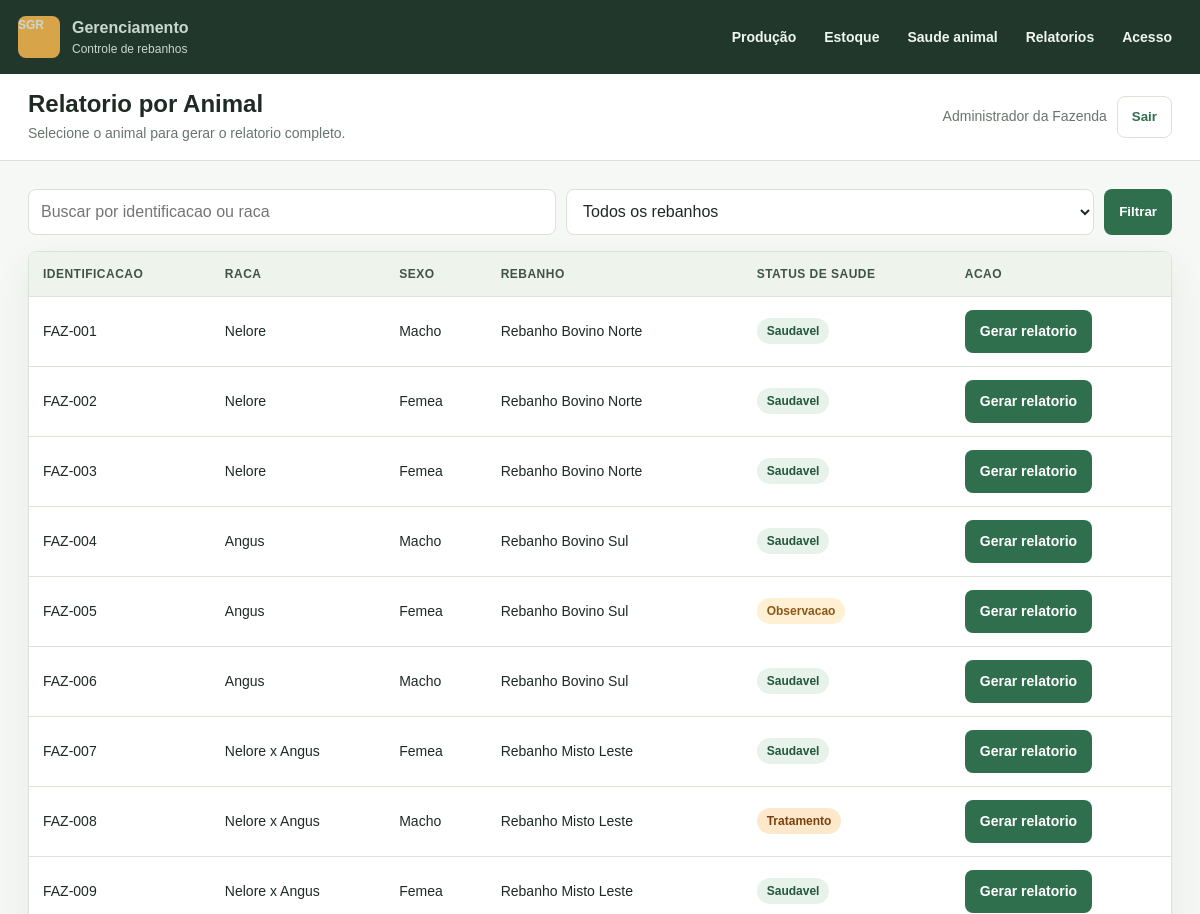
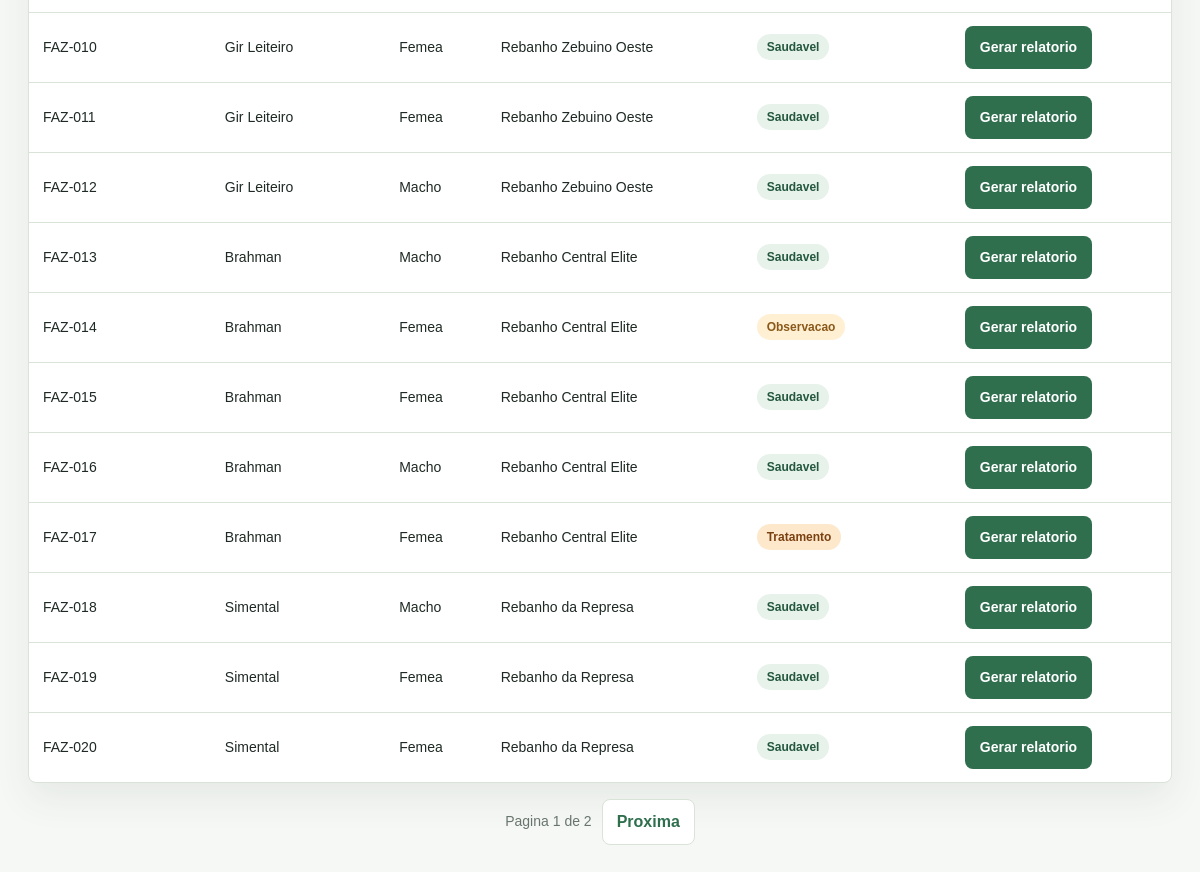
The app's page /relatorios/animal/ (signed in) with its own data (2 pictures, top to bottom).
### rebanho/models.py (models this page shows, shortened)
class Usuario(AbstractUser):
    class TipoUsuario(models.TextChoices):
        ADMIN = 'ADMIN', 'Admin'
        USUARIO = 'USUARIO', 'Usuario'
    id_usuario = models.BigAutoField(primary_key=True)
    nome = models.CharField(max_length=150)
    email = models.EmailField(unique=True)
    tipo_usuario = models.CharField(
        max_length=20,
        choices=TipoUsuario.choices,
        default=TipoUsuario.USUARIO,
    )
    permissao = models.TextField(blank=True)
    data_cadastro = models.DateTimeField(auto_now_add=True)
    REQUIRED_FIELDS = ['nome', 'email']
    class Meta:
        verbose_name = 'Usuario'
        verbose_name_plural = 'Usuarios'
        ordering = ['nome']

class RegistroBase(models.Model):
    data_cadastro = models.DateTimeField(auto_now_add=True)
    ativo = models.BooleanField(default=True)
    class Meta:
        abstract = True

class Animal(RegistroBase):
    class Sexo(models.TextChoices):
        MACHO = 'Macho', 'Macho'
        FEMEA = 'Femea', 'Femea'
    class StatusSaude(models.TextChoices):
        SAUDAVEL = 'Saudavel', 'Saudavel'
        OBSERVACAO = 'Observacao', 'Observacao'
        TRATAMENTO = 'Tratamento', 'Tratamento'
        CRITICO = 'Critico', 'Critico'
    id_animal = models.BigAutoField(primary_key=True)
    rebanho = models.ForeignKey(
        Rebanho,
        on_delete=models.PROTECT,
        related_name='animais',
    )
    identificacao = models.CharField(max_length=80, unique=True)
    raca = models.CharField(max_length=80)
    sexo = models.CharField(max_length=10, choices=Sexo.choices)
    peso = models.DecimalField(max_digits=10, decimal_places=2, default=0)
    data_nascimento = models.DateField(null=True, blank=True)
    status_saude = models.CharField(
        max_length=30,
        choices=StatusSaude.choices,
        default=StatusSaude.SAUDAVEL,
    )
    observacoes = models.TextField(blank=True)
    class Meta:
        verbose_name = 'Animal'
        verbose_name_plural = 'Animais'
        ordering = ['identificacao']

class Rebanho(RegistroBase):
    id_rebanho = models.BigAutoField(primary_key=True)
    talhao = models.OneToOneField(
        Talhao,
        on_delete=models.PROTECT,
        related_name='rebanho',
    )
    nome = models.CharField(max_length=120)
    tipo_criacao = models.CharField(max_length=80)
    observacoes = models.TextField(blank=True)
    class Meta:
        verbose_name = 'Rebanho'
        verbose_name_plural = 'Rebanhos'
        ordering = ['nome']

### rebanho/views.py (the view)
# urls.py: path('relatorios/animal/', views.RelatorioAnimalSelecionarView.as_view(), name='relatorio_animal_selecionar'),
class RelatorioAnimalSelecionarView(LoginRequiredMixin, ListView):
    model = Animal
    template_name = 'rebanho/relatorios/animal_selecionar.html'
    context_object_name = 'animais'
    paginate_by = 20
    def get_queryset(self):
        queryset = Animal.objects.select_related('rebanho').order_by('identificacao')
        busca = self.request.GET.get('q')
        rebanho = self.request.GET.get('rebanho')
        if busca:
            queryset = queryset.filter(
                Q(identificacao__icontains=busca) | Q(raca__icontains=busca)
            )
        if rebanho:
            queryset = queryset.filter(rebanho_id=rebanho)
        return queryset
    def get_context_data(self, **kwargs):
        context = super().get_context_data(**kwargs)
        context['rebanhos'] = Rebanho.objects.filter(ativo=True)
        return context

### templates/rebanho/relatorios/animal_selecionar.html (shortened to what this page needs)
{% extends "base.html" %}
{% block page_title %}Relatorio por Animal{% endblock %}
{% block page_subtitle %}Selecione o animal para gerar o relatorio completo.{% endblock %}
{% block content %}
  <section class="section">
    <form class="toolbar" method="get">
      <div class="search-form">
        <input class="input" type="search" name="q" value="{{ request.GET.q }}" placeholder="Buscar por identificacao ou raca">
        <select class="select" name="rebanho">
          <option value="">Todos os rebanhos</option>
        </select>
        <button class="button" type="submit">Filtrar</button>
      </div>
    </form>
    <div class="table-wrap">
      <table>
        <thead>
          <tr>
            <th>Identificacao</th>
            <th>Raca</th>
            <th>Sexo</th>
            <th>Rebanho</th>
            <th>Status de saude</th>
            <th>Acao</th>
          </tr>
        </thead>
        <tbody>
          {% for animal in animais %}
            <tr>
              <td>{{ animal.identificacao }}</td>
              <td>{{ animal.raca }}</td>
              <td>{{ animal.sexo }}</td>
              <td>{{ animal.rebanho.nome }}</td>
              <td>
                {% if animal.status_saude == "Saudavel" %}
                  <span class="badge">{{ animal.status_saude }}</span>
                {% elif animal.status_saude == "Observacao" %}
                  <span class="badge warning">{{ animal.status_saude }}</span>
                {% elif animal.status_saude == "Tratamento" %}
                  <span class="badge orange">{{ animal.status_saude }}</span>
                {% else %}
                  <span class="badge danger">{{ animal.status_saude }}</span>
                {% endif %}
              </td>
              <td>
                <a class="button" href="{% url 'relatorio_animal' animal.id_animal %}">Gerar relatorio</a>
              </td>
            </tr>
          {% empty %}
            <tr>
              <td colspan="6">
                <div class="empty-state">Nenhum animal encontrado.</div>
              </td>
            </tr>
          {% endfor %}
        </tbody>
      </table>
    </div>
    {% if is_paginated %}
      <nav class="pagination" aria-label="Paginacao">
        <span class="pagination-info">Pagina {{ page_obj.number }} de {{ page_obj.paginator.num_pages }}</span>
        {% if page_obj.has_next %}
          <a class="button secondary" href="?{% if request.GET.q %}q={{ request.GET.q }}&{% endif %}{% if request.GET.rebanho %}rebanho={{ request.GET.rebanho }}&{% endif %}page={{ page_obj.next_page_number }}">Proxima</a>
        {% endif %}
      </nav>
    {% endif %}
  </section>
{% endblock %}

### templates/base.html (shortened to what this page needs)
<!DOCTYPE html>
<html lang="pt-br">
<head>
</head>
<body>
  <div class="app-shell">
    <aside class="sidebar">
      <a class="brand" href="{% url 'dashboard' %}">
        <span class="brand-mark">SGR</span>
        <span>
          <strong>Gerenciamento</strong>
          <span>Controle de rebanhos</span>
        </span>
      </a>
      <nav aria-label="Menu principal">
        <div class="menu-group">
          <button class="menu-group-trigger" type="button">Produção</button>
        </div>
        <div class="menu-group">
          <button class="menu-group-trigger" type="button">Estoque</button>
        </div>
        <div class="menu-group">
          <button class="menu-group-trigger" type="button">Saude animal</button>
        </div>
        <div class="menu-group">
          <button class="menu-group-trigger" type="button">Relatorios</button>
        </div>
        <div class="menu-group">
          <button class="menu-group-trigger" type="button">Acesso</button>
        </div>
      </nav>
    </aside>
    <main class="main">
      <header class="topbar">
        <div class="page-title">
          <h1>{% block page_title %}Painel{% endblock %}</h1>
          <p>{% block page_subtitle %}Acompanhe animais, estoque, alimentacao e sanidade.{% endblock %}</p>
        </div>
        <div class="user-menu">
          <span>{{ request.user.nome|default:request.user.username }}</span>
          <form method="post" action="{% url 'logout' %}">
            <button class="button secondary" type="submit">Sair</button>
          </form>
        </div>
      </header>
      <section class="content">
        {% block content %}{% endblock %}
      </section>
    </main>
  </div>
</body>
</html>

### templates/base.html (style rules this page uses)
:root { --bg: #f6f8f5; --surface: #ffffff; --surface-muted: #eef4ec; --text: #1f2a24; --muted: #68756d; --line: #d9e3d7; --primary: #2f6f4e; --primary-dark: #24573d; --accent: #b8792d; --danger: #b84a3d; --radius: 8px; --shadow: 0 16px 36px rgba(42, 61, 48, 0.08); }
* { box-sizing: border-box; }
body { margin: 0; background: var(--bg); color: var(--text); font-family: Arial, Helvetica, sans-serif; line-height: 1.5; }
a { color: inherit; text-decoration: none; }
.app-shell { min-height: 100vh; display: flex; flex-direction: column; }
.sidebar { background: #21372b; color: #f7fbf7; padding: 16px 18px; position: sticky; top: 0; z-index: 10; display: flex; align-items: center; justify-content: space-between; gap: 16px; flex-wrap: wrap; }
.brand { display: flex; align-items: center; gap: 12px; padding: 0; border-bottom: 0; margin: 0; }
.brand-mark { width: 42px; height: 42px; border-radius: var(--radius); background: #d7a44a; display: grid; place-items: center; color: #21372b; font-weight: 700; }
.brand strong { display: block; font-size: 16px; }
.brand span { display: block; color: #c9d8ce; font-size: 12px; }
nav[aria-label="Menu principal"] { display: flex; align-items: center; flex-wrap: wrap; gap: 8px; margin-left: auto; }
.menu-group { position: relative; }
.menu-group-trigger { border: 0; background: transparent; color: #eef6f0; display: inline-flex; align-items: center; gap: 8px; min-height: 36px; padding: 8px 10px; border-radius: var(--radius); cursor: pointer; font: inherit; font-size: 14px; font-weight: 700; }
.main { min-width: 0; }
.topbar { min-height: 72px; display: flex; align-items: center; justify-content: space-between; gap: 16px; padding: 16px 28px; background: var(--surface); border-bottom: 1px solid var(--line); }
.page-title h1 { margin: 0; font-size: 24px; line-height: 1.2; }
.page-title p { margin: 4px 0 0; color: var(--muted); font-size: 14px; }
.user-menu { display: flex; align-items: center; gap: 10px; white-space: nowrap; color: var(--muted); font-size: 14px; }
.content { padding: 28px; }
.section { margin-bottom: 28px; }
.toolbar { display: flex; align-items: center; justify-content: space-between; gap: 12px; flex-wrap: wrap; margin-bottom: 16px; }
.search-form { display: flex; gap: 10px; flex: 1 1 360px; }
.input, .select, .textarea { width: 100%; min-height: 42px; border: 1px solid var(--line); border-radius: var(--radius); background: #fff; color: var(--text); padding: 10px 12px; font: inherit; }
.button { display: inline-flex; align-items: center; justify-content: center; gap: 8px; min-height: 42px; border: 1px solid transparent; border-radius: var(--radius); padding: 10px 14px; background: var(--primary); color: #fff; font-weight: 700; cursor: pointer; }
.button.secondary { background: #fff; color: var(--primary); border-color: var(--line); }
.table-wrap { overflow-x: auto; background: var(--surface); border: 1px solid var(--line); border-radius: var(--radius); box-shadow: var(--shadow); }
table { width: 100%; border-collapse: collapse; min-width: 760px; }
th, td { padding: 13px 14px; border-bottom: 1px solid var(--line); text-align: left; vertical-align: middle; font-size: 14px; }
th { background: var(--surface-muted); color: #405349; font-size: 12px; text-transform: uppercase; letter-spacing: 0.04em; }
tr:last-child td { border-bottom: 0; }
.badge { display: inline-flex; align-items: center; min-height: 26px; border-radius: 999px; padding: 4px 10px; background: #e6f2ea; color: var(--primary-dark); font-size: 12px; font-weight: 700; }
.badge.warning { background: #fff0d4; color: #8a5819; }
.badge.orange { background: #fde8cc; color: #7a4010; }
.pagination { display: flex; align-items: center; gap: 10px; margin-top: 16px; justify-content: center; }
.pagination-info { color: var(--muted); font-size: 14px; }

### records on screen
Usuario: user.nome "Administrador da Fazenda"
Animal: identificacao "FAZ-001", raca "Nelore", sexo "Macho", rebanho.nome "Rebanho Bovino Norte", status_saude "Saudavel"
Animal: identificacao "FAZ-002", raca "Nelore", sexo "Femea", rebanho.nome "Rebanho Bovino Norte", status_saude "Saudavel"
Animal: identificacao "FAZ-003", raca "Nelore", sexo "Femea", rebanho.nome "Rebanho Bovino Norte", status_saude "Saudavel"
Animal: identificacao "FAZ-004", raca "Angus", sexo "Macho", rebanho.nome "Rebanho Bovino Sul", status_saude "Saudavel"
Animal: identificacao "FAZ-005", raca "Angus", sexo "Femea", rebanho.nome "Rebanho Bovino Sul", status_saude "Observacao"
Animal: identificacao "FAZ-006", raca "Angus", sexo "Macho", rebanho.nome "Rebanho Bovino Sul", status_saude "Saudavel"
Animal: identificacao "FAZ-007", raca "Nelore x Angus", sexo "Femea", rebanho.nome "Rebanho Misto Leste", status_saude "Saudavel"
Animal: identificacao "FAZ-008", raca "Nelore x Angus", sexo "Macho", rebanho.nome "Rebanho Misto Leste", status_saude "Tratamento"
Animal: identificacao "FAZ-009", raca "Nelore x Angus", sexo "Femea", rebanho.nome "Rebanho Misto Leste", status_saude "Saudavel"
Animal: identificacao "FAZ-010", raca "Gir Leiteiro", sexo "Femea", rebanho.nome "Rebanho Zebuino Oeste", status_saude "Saudavel"
Animal: identificacao "FAZ-011", raca "Gir Leiteiro", sexo "Femea", rebanho.nome "Rebanho Zebuino Oeste", status_saude "Saudavel"
Animal: identificacao "FAZ-012", raca "Gir Leiteiro", sexo "Macho", rebanho.nome "Rebanho Zebuino Oeste", status_saude "Saudavel"
Animal: identificacao "FAZ-013", raca "Brahman", sexo "Macho", rebanho.nome "Rebanho Central Elite", status_saude "Saudavel"
Animal: identificacao "FAZ-014", raca "Brahman", sexo "Femea", rebanho.nome "Rebanho Central Elite", status_saude "Observacao"
Animal: identificacao "FAZ-015", raca "Brahman", sexo "Femea", rebanho.nome "Rebanho Central Elite", status_saude "Saudavel"
Animal: identificacao "FAZ-016", raca "Brahman", sexo "Macho", rebanho.nome "Rebanho Central Elite", status_saude "Saudavel"
Animal: identificacao "FAZ-017", raca "Brahman", sexo "Femea", rebanho.nome "Rebanho Central Elite", status_saude "Tratamento"
Animal: identificacao "FAZ-018", raca "Simental", sexo "Macho", rebanho.nome "Rebanho da Represa", status_saude "Saudavel"
Animal: identificacao "FAZ-019", raca "Simental", sexo "Femea", rebanho.nome "Rebanho da Represa", status_saude "Saudavel"
Animal: identificacao "FAZ-020", raca "Simental", sexo "Femea", rebanho.nome "Rebanho da Represa", status_saude "Saudavel"

### other values on screen
{{ page_obj.number }} "1"
{{ page_obj.paginator.num_pages }} "2"
